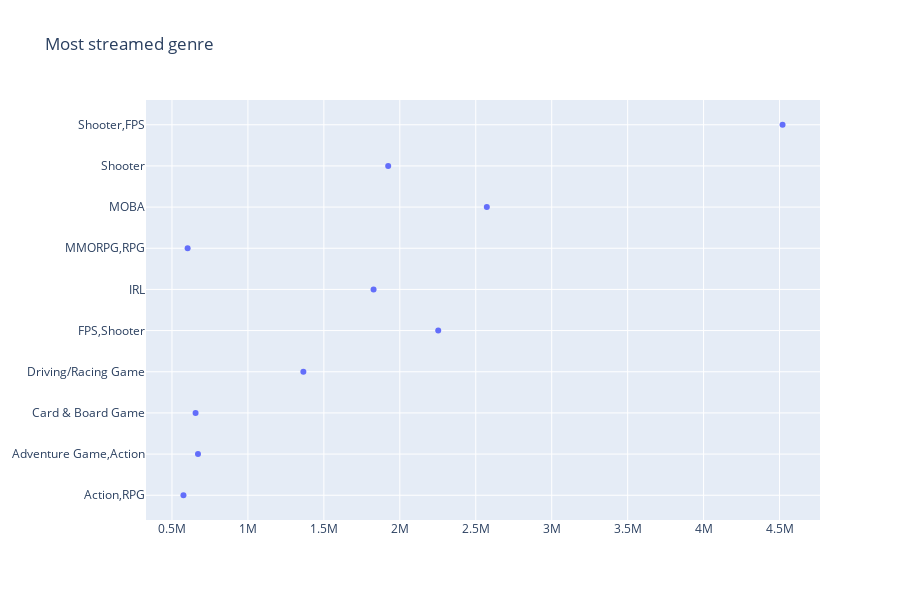

The cell this chart's notebook holds for it:
### Code cell
import plotly.graph_objects as go
import pandas as pd

data= pd.DataFrame(df_top_10_game_genres.groupby('game_genres')['viewer_count'].sum()).reset_index()

fig = go.Figure(data=go.Scatter(x=data['viewer_count'],
                                y=data['game_genres'],
                                mode='markers',
                                text=data['game_genres'])) 

fig.update_layout(title='Most streamed genre',height=600)
fig.show()

### Figure 1 — Plotly figure (JSON) as saved in the notebook; plotly's stock layout.template omitted (floating-point values rounded to 4 significant figures)
{"data": [{"mode": "markers", "text": ["Action,RPG", "Adventure Game,Action", "Card & Board Game", "Driving/Racing Game", "FPS,Shooter", "IRL", "MMORPG,RPG", "MOBA", "Shooter", "Shooter,FPS"], "type": "scatter", "x": [575591, 671299, 655481, 1364914, 2252827, 1827272, 603093, 2572753, 1923512, 4519731], "y": ["Action,RPG", "Adventure Game,Action", "Card & Board Game", "Driving/Racing Game", "FPS,Shooter", "IRL", "MMORPG,RPG", "MOBA", "Shooter", "Shooter,FPS"]}], "layout": {"height": 600, "title": {"text": "Most streamed genre"}}}
